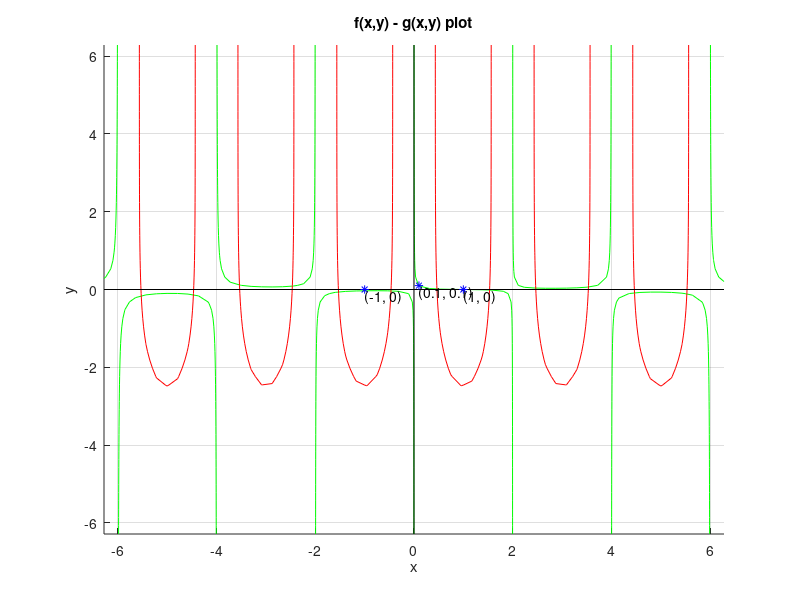

This chart was generated by the following MATLAB code:
clc
clear

f = @(x, y) 1 - x - y*sin(pi*x/2);
g = @(x, y) exp(-y) + 10*cos(pi*x) - 2;

hold on
ez1 = ezplot(f);
ez2 = ezplot(g);
set(ez1, 'Color', 'green');
set(ez2, 'Color', 'red');
title('f(x,y) - g(x,y) plot')
grid on;
line([0,0], ylim, 'Color', 'k', 'LineWidth', 0.5); % Draw line for Y axis.
line(xlim, [0,0], 'Color', 'k', 'LineWidth', 0.5); % Draw line for X axis.

plot(-1, 0, 'b*');
text(-1, 0, ['(-1, 0)'],'VerticalAlignment','top','HorizontalAlignment','left')

plot(0.1, 0.1, 'b*');
text(0.1, 0.1, ['(0.1, 0.1)'],'VerticalAlignment','top','HorizontalAlignment','left')

plot(1, 0, 'b*');
text(1, 0, ['(1, 0)'],'VerticalAlignment','top','HorizontalAlignment','left')


% plot(1.499, -0.705, 'r*');
% text(1.499, -0.705, ['(1.499, -0.705)'],'VerticalAlignment','top','HorizontalAlignment','left')

% plot(14.435, 21.244, 'r*');
% text(14.435, 21.244, ['(14.435, 21.244)'],'VerticalAlignment','top','HorizontalAlignment','left')
hold off
